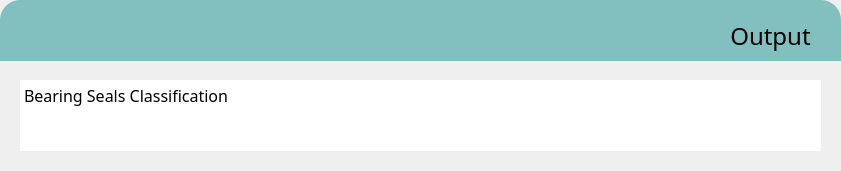
   <widget class="QWidget" name="Output_widget" native="true">
    <property name="geometry">
     <rect>
      <x>440</x>
      <y>680</y>
      <width>841</width>
      <height>171</height>
     </rect>
    </property>
    <property name="styleSheet">
     <string notr="true">QWidget#Output_widget{
	background-color: rgb(255, 255, 255);
	border-radius: 20px;
}
QWidget#Output_bar{
	background-color: rgb(129, 192, 190);
	border-top-left-radius: 20px;
	border-top-right-radius: 20px;
}
QPlainTextEdit{
	background-color: rgb(255, 255, 255);
}</string>
    </property>
    <widget class="QPlainTextEdit" name="Output">
     <property name="geometry">
      <rect>
       <x>20</x>
       <y>80</y>
       <width>801</width>
       <height>71</height>
      </rect>
     </property>
     <property name="sizeIncrement">
      <size>
       <width>0</width>
       <height>0</height>
      </size>
     </property>
     <property name="font">
      <font>
       <family>Cascadia Code</family>
       <pointsize>12</pointsize>
      </font>
     </property>
     <property name="focusPolicy">
      <enum>Qt::StrongFocus</enum>
     </property>
     <property name="styleSheet">
      <string notr="true"/>
     </property>
     <property name="frameShape">
      <enum>QFrame::NoFrame</enum>
     </property>
     <property name="frameShadow">
      <enum>QFrame::Plain</enum>
     </property>
     <property name="horizontalScrollBarPolicy">
      <enum>Qt::ScrollBarAsNeeded</enum>
     </property>
     <property name="sizeAdjustPolicy">
      <enum>QAbstractScrollArea::AdjustToContents</enum>
     </property>
     <property name="tabChangesFocus">
      <bool>true</bool>
     </property>
     <property name="readOnly">
      <bool>true</bool>
     </property>
     <property name="plainText">
      <string>Bearing Seals Classification</string>
     </property>
     <property name="tabStopDistance">
      <double>8.000000000000000</double>
     </property>
     <property name="maximumBlockCount">
      <number>7</number>
     </property>
     <property name="backgroundVisible">
      <bool>false</bool>
     </property>
     <property name="centerOnScroll">
      <bool>false</bool>
     </property>
    </widget>
    <widget class="QWidget" name="Output_bar" native="true">
     <property name="geometry">
      <rect>
       <x>0</x>
       <y>0</y>
       <width>841</width>
       <height>61</height>
      </rect>
     </property>
     <property name="styleSheet">
      <string notr="true"/>
     </property>
     <widget class="QLabel" name="Output_label">
      <property name="geometry">
       <rect>
        <x>720</x>
        <y>20</y>
        <width>101</width>
        <height>31</height>
       </rect>
      </property>
      <property name="font">
       <font>
        <family>Google Sans</family>
        <pointsize>18</pointsize>
       </font>
      </property>
      <property name="styleSheet">
       <string notr="true">background-color: rgb(129, 192, 190);</string>
      </property>
      <property name="text">
       <string>Output</string>
      </property>
      <property name="alignment">
       <set>Qt::AlignCenter</set>
      </property>
     </widget>
    </widget>
   </widget>
